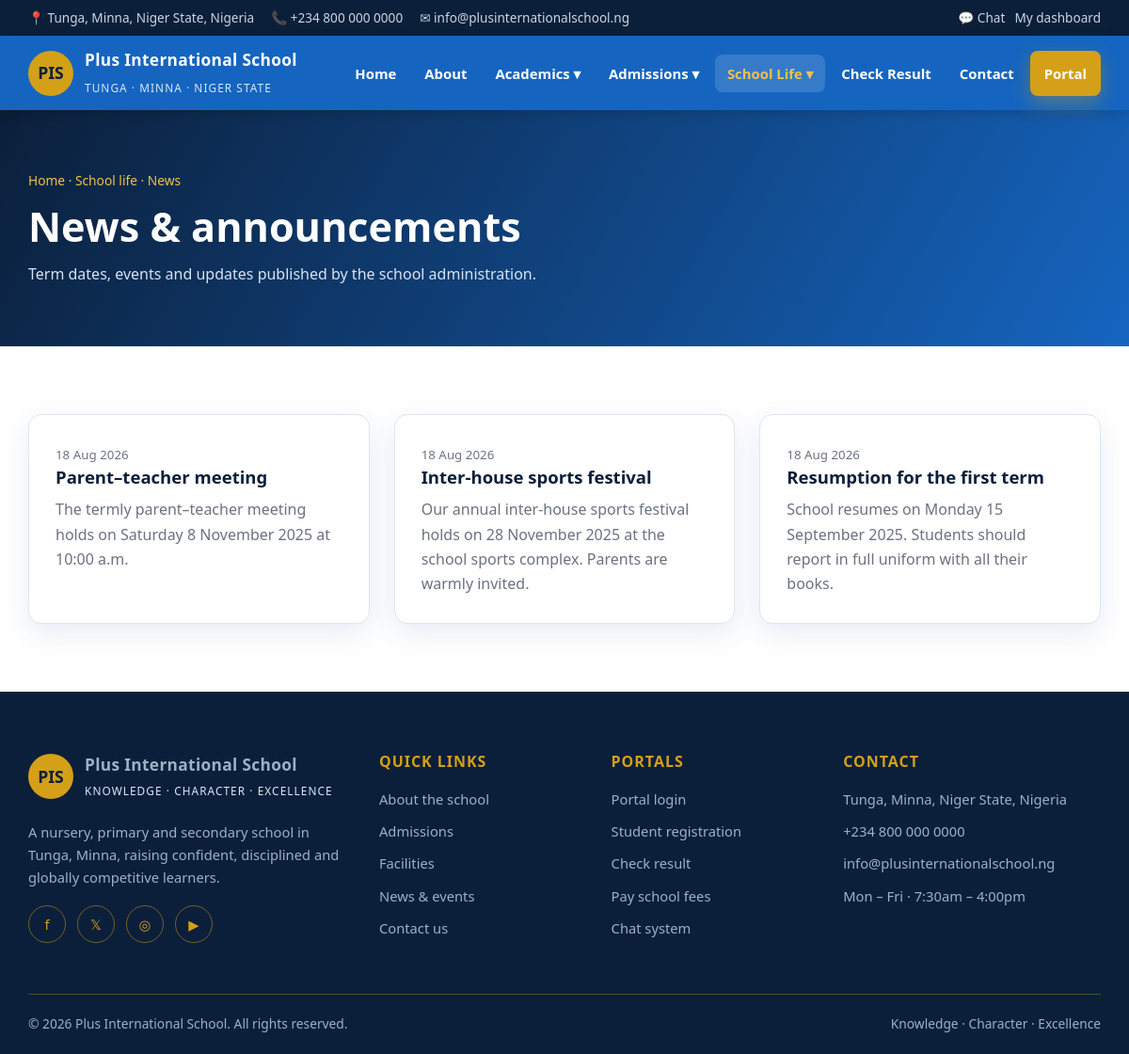
Screenshot of /frontend/information/news.php (signed in) with the database file from the repository.
### tables this page shows
CREATE TABLE IF NOT EXISTS announcements (
    id          INT AUTO_INCREMENT PRIMARY KEY,
    title       VARCHAR(180) NOT NULL,
    body        TEXT NOT NULL,
    audience    ENUM('public','students','parents','staff','all') NOT NULL DEFAULT 'public',
    created_by  INT DEFAULT NULL,
    created_at  DATETIME NOT NULL DEFAULT CURRENT_TIMESTAMP
);

### config.php (called while the page is built, shortened)
<?php
function url(string $path = ''): string
{
    return APP_URL . '/' . ltrim($path, '/');
}

### backend/includes/Database.php (called while the page is built, shortened)
<?php
final class Database
{
    private static ?PDO $pdo = null;
    public static function pdo(): PDO
    {
        if (self::$pdo === null) {
            $dsn = sprintf('mysql:host=%s;port=%s;dbname=%s;charset=utf8mb4', DB_HOST, DB_PORT, DB_NAME);
            self::$pdo = new PDO($dsn, DB_USER, DB_PASS, [
                PDO::ATTR_ERRMODE            => PDO::ERRMODE_EXCEPTION,
                PDO::ATTR_DEFAULT_FETCH_MODE => PDO::FETCH_ASSOC,
                PDO::ATTR_EMULATE_PREPARES   => false,
            ]);
        }
        return self::$pdo;
    }
    public static function run(string $sql, array $params = []): PDOStatement
    {
        $stmt = self::pdo()->prepare($sql);
        $stmt->execute($params);
        return $stmt;
    }
    public static function all(string $sql, array $params = []): array
    {
        return self::run($sql, $params)->fetchAll();
    }
}

### backend/includes/Helpers.php (called while the page is built, shortened)
<?php
function e($value): string
{
    return htmlspecialchars((string) $value, ENT_QUOTES, 'UTF-8');
}
function pretty_date(?string $value, string $format = 'd M Y'): string
{
    return $value ? date($format, strtotime($value)) : '—';
}

### frontend/information/news.php (the view, shortened to what this page needs)
<?php
require __DIR__ . '/../partials/header.php';
$news = [];
try {
    $news = Database::all("SELECT * FROM announcements WHERE audience = 'public' ORDER BY id DESC LIMIT 30");
} catch (Throwable $e) {
    $news = [];
}
?>
<section class="page-hero">
    <div class="container">
        <div class="breadcrumb"><a href="<?= url('index.php') ?>">Home</a> · School life · News</div>
        <h1>News &amp; announcements</h1>
        <p>Term dates, events and updates published by the school administration.</p>
    </div>
</section>
<section class="section">
    <div class="container">
        <?php if ($news): ?>
            <div class="grid grid-3">
                <?php foreach ($news as $item): ?>
                    <div class="card reveal">
                        <small class="muted"><?= pretty_date($item['created_at']) ?></small>
                        <h3><?= e($item['title']) ?></h3>
                        <p><?= nl2br(e($item['body'])) ?></p>
                    </div>
                <?php endforeach; ?>
            </div>
        <?php else: ?>
            <div class="alert alert-info">No announcements have been published yet. Please check back soon.</div>
        <?php endif; ?>
    </div>
</section>
<?php require __DIR__ . '/../partials/footer.php'; ?>

### assets/css/style.css (style rules this page uses)
:root { --blue: #1565c0; --blue-dark: #0d47a1; --blue-light: #e8f2fc; --gold: #d4a017; --gold-soft: #f0c14b; --navy: #0b1f3a; --text: #333a45; --muted: #6b7280; --white: #ffffff; --line: #dbe6f3; --radius: 14px; --shadow: 0 10px 30px rgba(13, 71, 161, 0.10); --shadow-lg: 0 18px 45px rgba(11, 31, 58, 0.18); --max: 1180px; }
* { box-sizing: border-box; }
html { scroll-behavior: smooth; }
body { margin: 0; font-family: "Segoe UI", "Helvetica Neue", Arial, sans-serif; color: var(--text); background: var(--white); line-height: 1.65; }
h1, h2, h3, h4 { color: var(--navy); line-height: 1.25; margin: 0 0 .6rem; }
a { color: var(--blue); text-decoration: none; }
.container { width: 100%; max-width: var(--max); margin: 0 auto; padding: 0 20px; }
.section { padding: 72px 0; }
.grid { display: grid; gap: 26px; }
.grid-3 { grid-template-columns: repeat(3, 1fr); }
.card { background: var(--white); border: 1px solid var(--line); border-radius: var(--radius); padding: 28px; box-shadow: var(--shadow); transition: transform .25s ease, box-shadow .25s ease; }
.card h3 { font-size: 1.16rem; }
.card p { color: var(--muted); margin: 0; }
.page-hero { background: linear-gradient(120deg, var(--navy), var(--blue)); color: #fff; padding: 64px 0; }
.page-hero h1 { color: #fff; font-size: clamp(1.9rem, 4vw, 2.7rem); }
.page-hero p { color: #d7e3f2; max-width: 720px; margin: 0; }
.breadcrumb { color: var(--gold-soft); font-size: .86rem; margin-bottom: 10px; }
.breadcrumb a { color: var(--gold-soft); }
.muted { color: var(--muted); }

### assets/css/animations.css (style rules this page uses)
.reveal { opacity: 0; transform: translateY(26px); transition: opacity .7s ease, transform .7s ease; }
.reveal.visible { opacity: 1; transform: none; }

### rows the page displays
announcements: created_at "18 Aug 2026", title "Parent–teacher meeting", body "The termly parent–teacher meeting holds on Saturday 8 November 2025 at 10:00 a.m."
announcements: created_at "18 Aug 2026", title "Inter-house sports festival", body "Our annual inter-house sports festival holds on 28 November 2025 at the school sports complex. Parents are warmly invited."
announcements: created_at "18 Aug 2026", title "Resumption for the first term", body "School resumes on Monday 15 September 2025. Students should report in full uniform with all their books."

### other values shown
SCHOOL_ADDRESS "Tunga, Minna, Niger State, Nigeria"
SCHOOL_PHONE "+234 800 000 0000"
SCHOOL_EMAIL "info@plusinternationalschool.ng"
SCHOOL_NAME "Plus International School"
SCHOOL_MOTTO "KNOWLEDGE · CHARACTER · EXCELLENCE"
